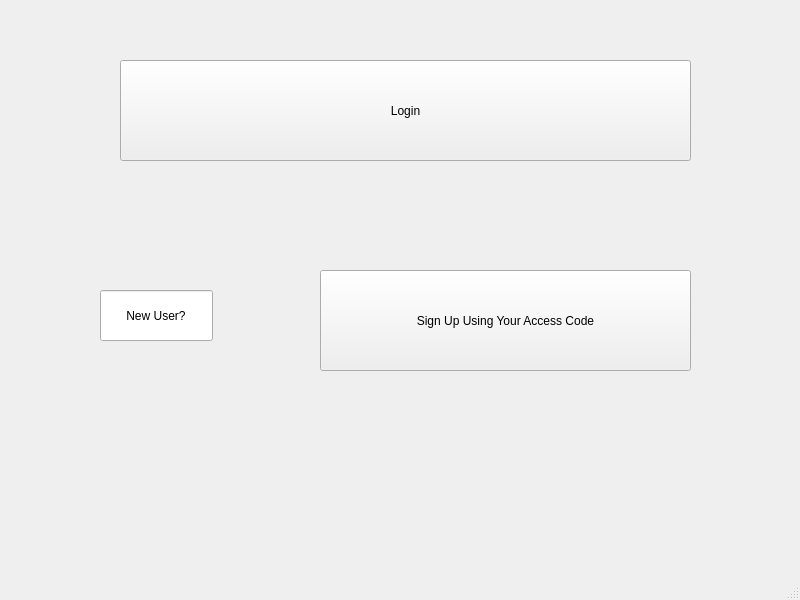
<?xml version="1.0" encoding="UTF-8"?>
<ui version="4.0">
 <class>MainWindow</class>
 <widget class="QMainWindow" name="MainWindow">
  <property name="geometry">
   <rect>
    <x>0</x>
    <y>0</y>
    <width>800</width>
    <height>600</height>
   </rect>
  </property>
  <property name="windowTitle">
   <string>MainWindow</string>
  </property>
  <widget class="QWidget" name="centralwidget">
   <widget class="QLineEdit" name="lineEdit">
    <property name="geometry">
     <rect>
      <x>100</x>
      <y>290</y>
      <width>113</width>
      <height>51</height>
     </rect>
    </property>
    <property name="text">
     <string>       New User?</string>
    </property>
   </widget>
   <widget class="QPushButton" name="pushButton">
    <property name="geometry">
     <rect>
      <x>320</x>
      <y>270</y>
      <width>371</width>
      <height>101</height>
     </rect>
    </property>
    <property name="text">
     <string>Sign Up Using Your Access Code</string>
    </property>
   </widget>
   <widget class="QPushButton" name="pushButton_2">
    <property name="geometry">
     <rect>
      <x>120</x>
      <y>60</y>
      <width>571</width>
      <height>101</height>
     </rect>
    </property>
    <property name="text">
     <string>Login</string>
    </property>
   </widget>
  </widget>
  <widget class="QMenuBar" name="menubar">
   <property name="geometry">
    <rect>
     <x>0</x>
     <y>0</y>
     <width>800</width>
     <height>21</height>
    </rect>
   </property>
  </widget>
  <widget class="QStatusBar" name="statusbar"/>
 </widget>
 <resources/>
 <connections/>
</ui>
